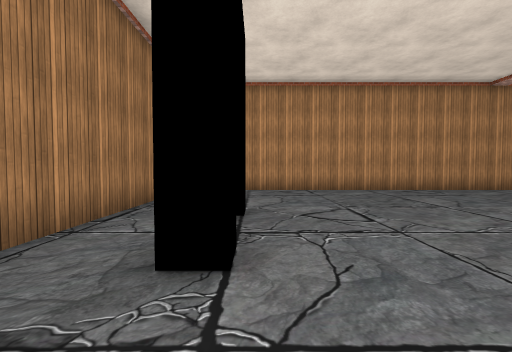
[1] (above)

24 first-person views from a walk through a scene from a Unity 3-D project. The camera is 1.4 m above the floor, tilts 2° down and sees 90° across. The floor is counted in squares, 2 m on a side. Each view is taken from the middle of a square. On the plan, view 1 faces up. The plan holds only what a view shows up to about 9 squares ahead; the rest is blank. The place goes on beyond the plan. The player character is not drawn. Some surface patterns are stand-ins.

[2]
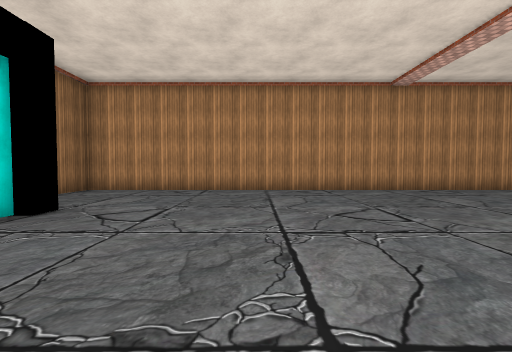

[3]
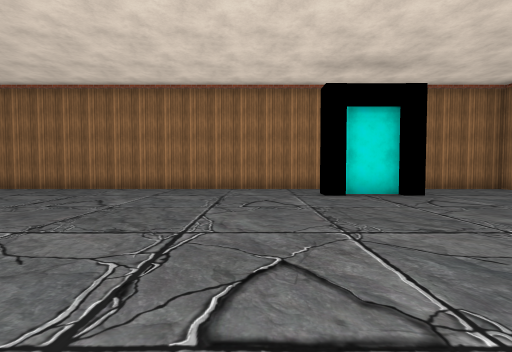

[4]
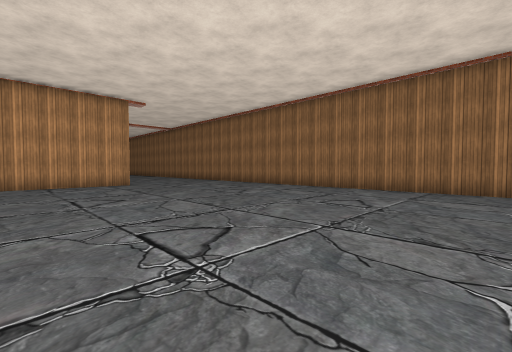

[5]
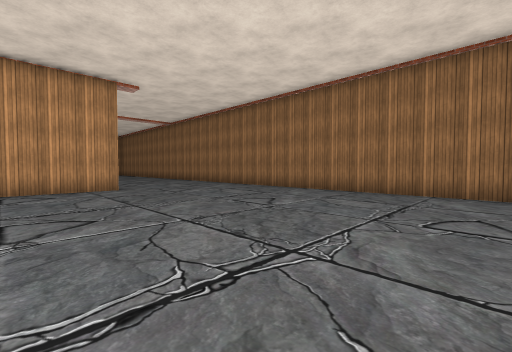

[6]
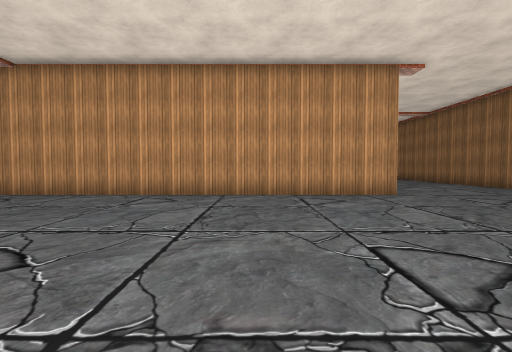

[7]
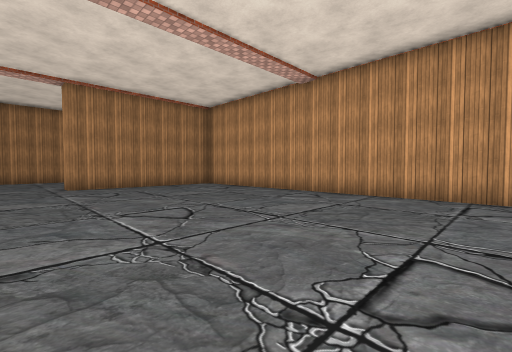

[8]
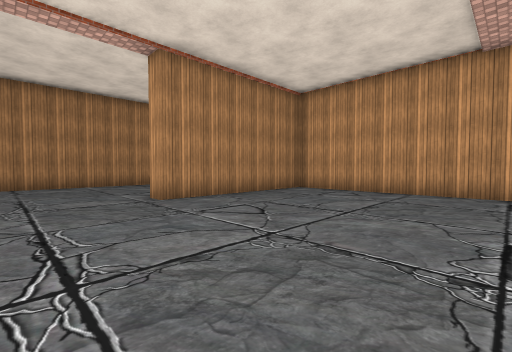

[9]
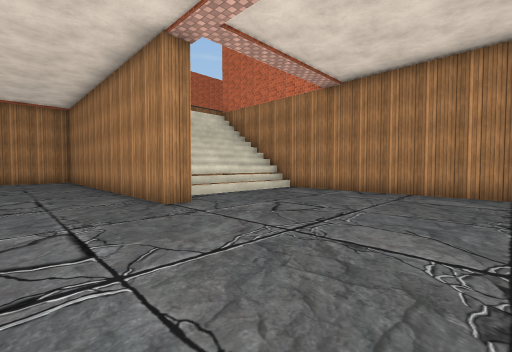

[10]
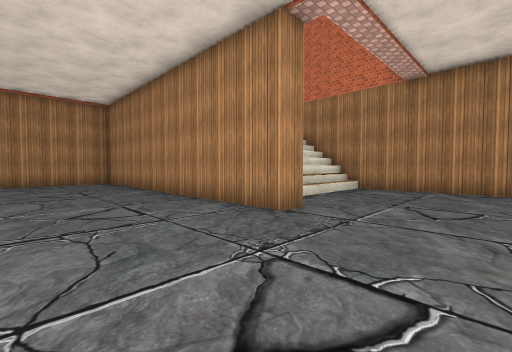

[11]
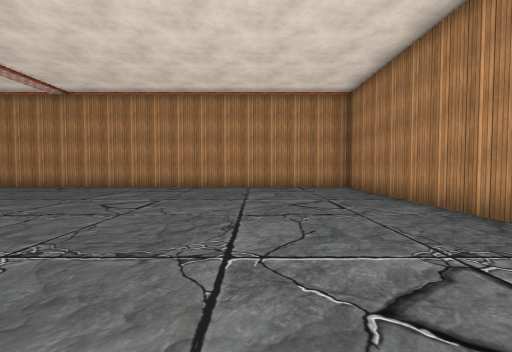

[12]
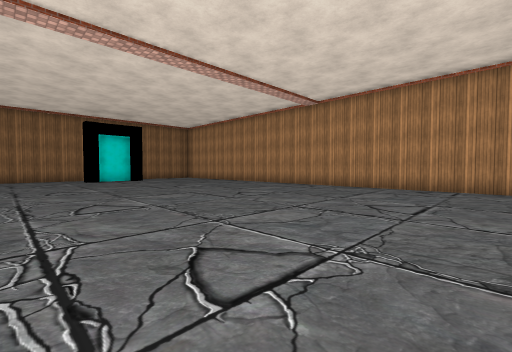

[13]
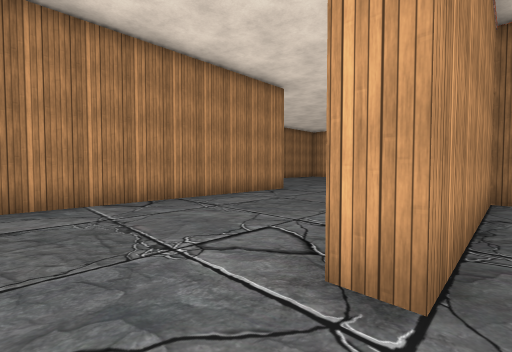

[14]
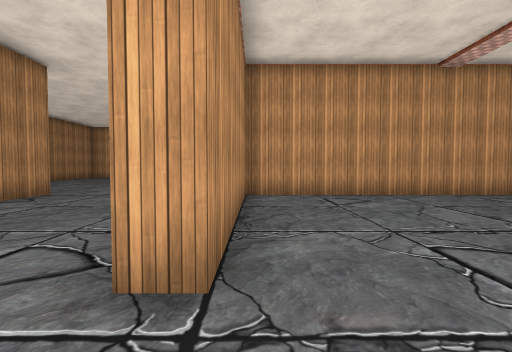

[15]
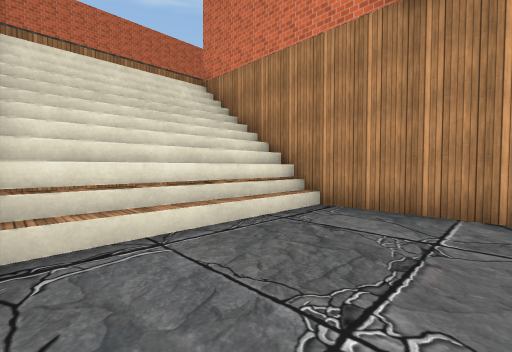

[16]
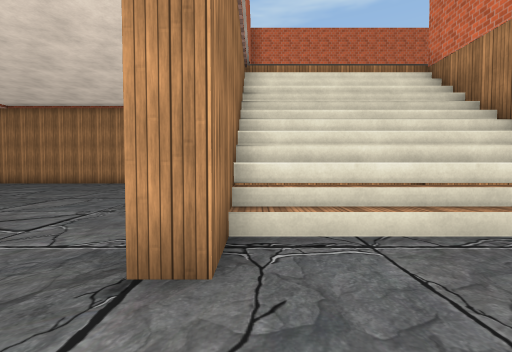

[17]
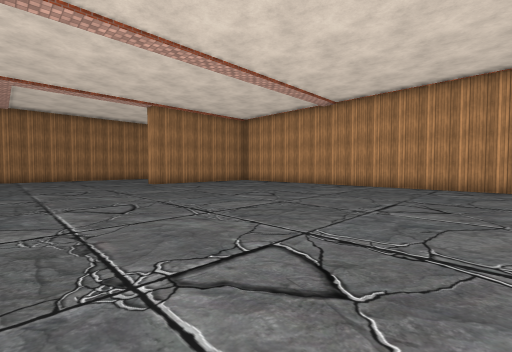

[18]
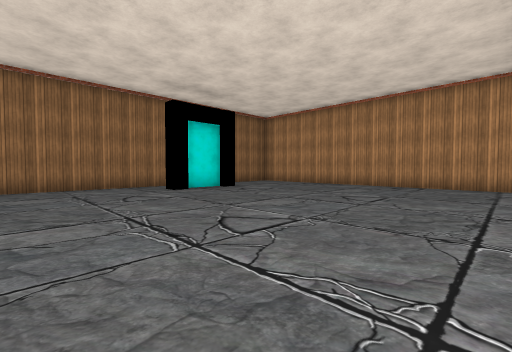

[19]
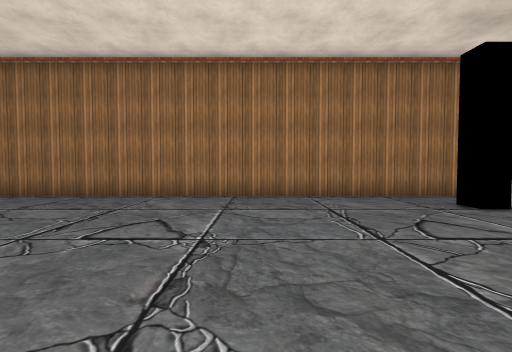

[20]
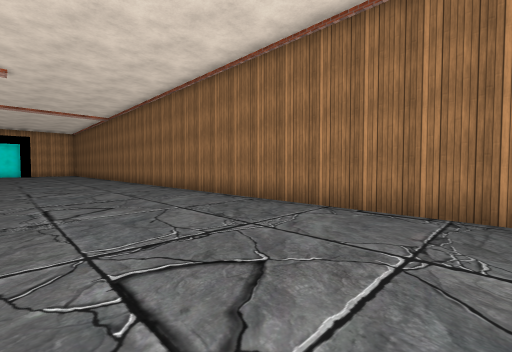

[21]
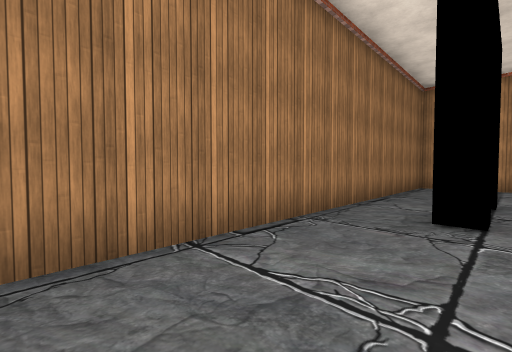

[22]
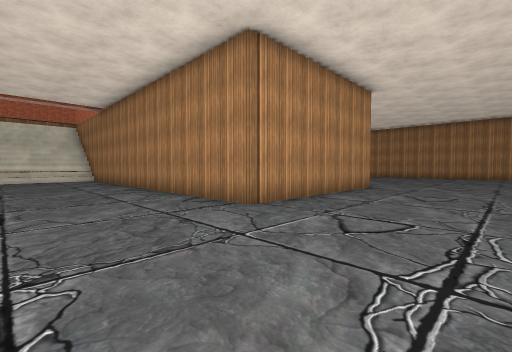

[23]
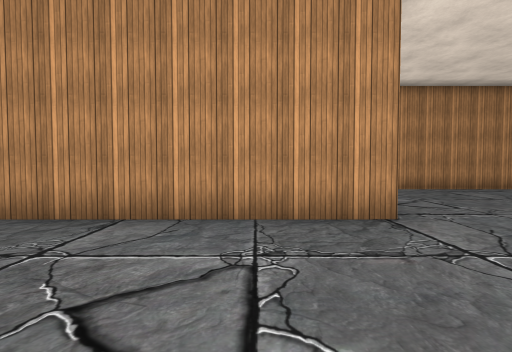

[24]
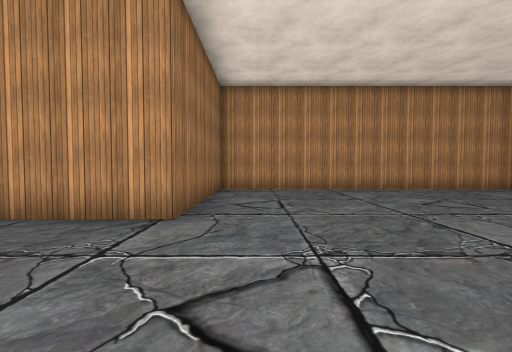

### Floor plan
Points are (right, up) in squares from view 1. A wall is a line through its corners. A room is listed if a view was taken in it or the views show most of it. See-through windows are left out.
Room 1 (views 1, 2, 3, 4, 5, 6, 7, 8, 9, 10, 11, 12, 13, 14, 15, 16, 17, 18, 19, 20, 21)
walls: (2.4, -11.4) (17.3, -11.4) (17.3, -6.4) (17.9, -6.4); (-2.1, -13.1) (-2.1, -14); (-0.4, 3.6) (-0.4, 2.2); (22.3, -5.6) (22.3, 3.4); (22.2, 0.5) (17.7, 0.5) (17.7, -1.4) (17.3, -1.4) (17.3, 7.8) (-2.1, 7.8) (-2.1, -10.6); (21.8, 1.2) (18.2, 1.2); (22.1, 0.9) (17.9, 0.9)
low walls: (18.5, -0.5) (17.6, -0.5); (19.1, 0.2) (17.6, 0.2); (20.4, 0.2) (19.4, 0.2); (22.2, -0.5) (21.5, -0.5); (22.2, 0.2) (21.1, 0.2)
ways out: opening at (20.5, -5.2) to room 2
Room 2 (views 22, 23, 24)
walls: (37.1, -7) (27.9, -7) (27.9, -11.6) (22.3, -11.6) (22.3, -5.6)
ways out: opening at (20.5, -5.2) to room 1

Positions as (right, up) in squares from view 1, and headings:
1: (0, 0), facing up
2: (3, 0), facing up
3: (6, 0), facing left
4: (6, -1), facing down-left
5: (5, -3), facing down-left
6: (6, -5), facing down
7: (8, -5), facing down-right
8: (12, -4), facing down-right
9: (15, -6), facing up-right
10: (14, -4), facing up-right
11: (14, -1), facing up
12: (13, -1), facing up-left
13: (17, -5), facing down-right
14: (17, -5), facing down
15: (18, -3), facing up-right
16: (18, -3), facing up
17: (7, -2), facing down-right
18: (7, -2), facing up-left
19: (4, -2), facing left
20: (2, -2), facing down-left
21: (0, -2), facing up-left
22: (19, -15), facing up-right
23: (26, -15), facing up
24: (29, -15), facing up
